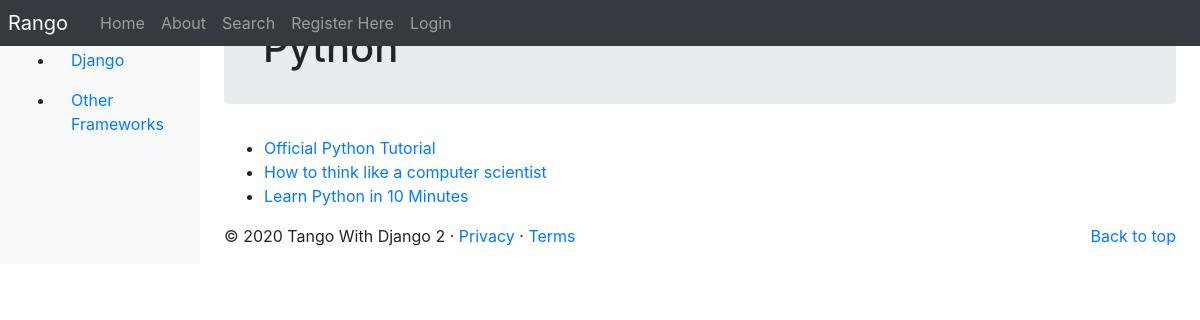
/rango/category/python/, run on an earlier commit of the app's database.
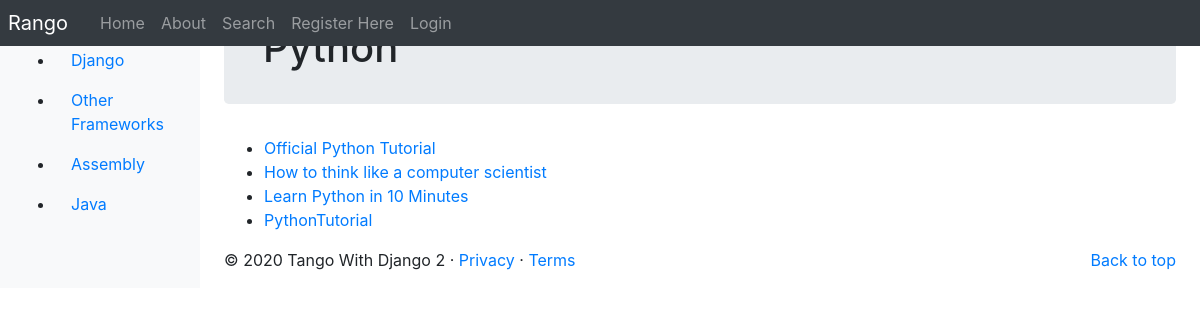
And on a later commit of the database.
### rango/models.py (models this page shows, shortened)
class Category(models.Model):
    NAME_MAX_VALUE = 128
    name = models.CharField(max_length=NAME_MAX_VALUE, unique=True)
    views = models.IntegerField(default=0)
    likes = models.IntegerField(default=0)
    slug = models.SlugField(unique=True)
    class Meta:
        verbose_name_plural = "Categories"

class Page(models.Model):
    TITLE_MAX_VALUE = 128
    category = models.ForeignKey(Category, on_delete=models.CASCADE)
    title = models.CharField(max_length=TITLE_MAX_VALUE)
    url = models.URLField()
    views = models.IntegerField(default=0)

### rango/views.py (the view)
# urls.py: path('category/<slug:category_name_slug>/', views.show_category, name='show_category'),
def show_category(request, category_name_slug):
    context_dict = {}
    try:
        category = Category.objects.get(slug=category_name_slug)
        pages = Page.objects.filter(category=category)
        context_dict['pages'] = pages
        context_dict['category'] = category
    except Category.DoesNotExist:
        context_dict['category'] = None
        context_dict['pages'] = None
    return render(request, 'rango/category.html', context=context_dict)

### rango/templatetags/rango_template_tags.py (called while the page is built)
@register.inclusion_tag('rango/categories.html')
def get_category_list(current_category=None):
    return {'categories': Category.objects.all(),
            'current_category': current_category}

### templates/rango/category.html (shortened to what this page needs)
{% extends 'rango/base.html' %}
{% load static %}
{% block body_block %}
    {% if category %}
    <div class="jumbotron p-4">
        <div class="container">
            <h1 class="jumbotron-heading">{{ category.name }}</h1>
        </div>
    </div>
    {% if pages %}
    <ul>
        {% for page in pages %}
        <li><a href="{{ page.url }}">{{ page.title }}</a></li>
        {% endfor %}
    </ul>
    {% else %}
    <strong>No pages currently in category.</strong>
    {% endif %}
    {% else %}
    The specified category does not exist.
    {% endif %}
{% endblock %}

### templates/rango/base.html (shortened to what this page needs)
<!DOCTYPE html>
{% load static %}
{% load rango_template_tags %}
<html lang="en">
<head>
    <link href="https://getbootstrap.com/docs/4.2/dist/css/bootstrap.min.css" rel="stylesheet"
>
    <link href="https://getbootstrap.com/docs/4.2/examples/dashboard/dashboard.css" rel="stylesheet">
</head>
<body>
<header>
    <nav class="navbar navbar-expand-md navbar-dark fixed-top bg-dark p-0">
        <a class="navbar-brand p-2" href="{% url 'rango:index' %}">Rango</a>
        <div class="collapse navbar-collapse" id="navbarCollapse">
            <ul class="navbar-nav mr-auto">
                <li class="nav-item"><a class="nav-link" href="{% url 'rango:index' %}">Home</a></li>
                <li class="nav-item "><a class="nav-link" href="{% url 'rango:about' %}">About</a></li>
                    <li class="nav-item "><a class="nav-link" href="{% url 'rango:search' %}">Search</a></li>
                {% if user.is_authenticated %}
                    <li class="nav-item "><a class="nav-link" href="{% url 'rango:restricted' %}">Restricted</a></li>
                    <li class="nav-item"><a class="nav-link" href="{% url 'auth_logout' %}?next=/rango/">Logout</a></li>
                    <li class="nav-item"><a class="nav-link" href="{% url 'rango:add_category' %}">Add Category</a></li>
                    <li class="nav-item"><a class="nav-link" href="{% url 'auth_password_change' %}">Change Password</a> </li>
                {% else %}
                    <li class="nav-item"><a class="nav-link" href="{% url 'registration_register' %}">Register Here</a>
                    </li>
                    <li class="nav-item "><a class="nav-link" href="{% url 'auth_login' %}">Login</a></li>
                {% endif %}
            </ul>
        </div>
    </nav>
</header>
<div class="container-fluid">
    <div class="row">
        <nav class="col-md-2 d-none d-md-block bg-light sidebar">
            <div class="sidebar-sticky">
                {% block sidebar_block %}
                    {% get_category_list category %}
                {% endblock %}
            </div>
        </nav>
        <main role="main" class="col-md-9  ml-sm-auto col-lg-10 px-4">
            {% block body_block %}{% endblock %}
            <footer>
                <p class="float-right"><a href="#">Back to top</a></p>
                <p>&copy; 2020 Tango With Django 2 &middot; <a href="#">Privacy</a> &middot; <a href="#">Terms</a></p>
            </footer>
        </main>
    </div>
</div>
</body>
</html>

### templates/rango/categories.html (shortened to what this page needs)
<ul>
    {% if categories %}
        {% for c in categories %}
            {% if c == current_category %}
                <li class="nav-item">
                    <a class="nav-link active" href="{% url 'rango:show_category' c.slug %}">
                    </a>
                </li>
            {% else %}
                <li class="nav-item">
                    <a class="nav-link active" href="{% url 'rango:show_category' c.slug %}">
                        {{ c.name }}
                    </a>
                </li>
            {% endif %}
        {% endfor %}
    {% else %}
        <li class="nav-item">There are no categories present.</li>
    {% endif %}
</ul>

What changed in the data, as far as the page shows it:
added Category: name "Assembly"
added Category: name "Java"
added Page: title "PythonTutorial"
